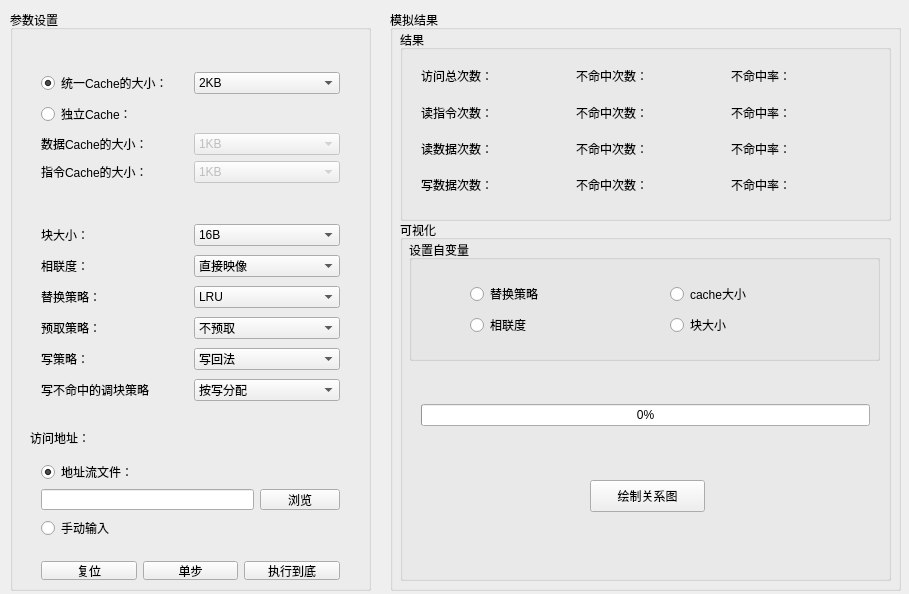
<?xml version="1.0" encoding="UTF-8"?>
<ui version="4.0">
 <class>Widget</class>
 <widget class="QWidget" name="Widget">
  <property name="geometry">
   <rect>
    <x>0</x>
    <y>0</y>
    <width>909</width>
    <height>594</height>
   </rect>
  </property>
  <property name="windowTitle">
   <string>Widget</string>
  </property>
  <widget class="QGroupBox" name="groupBox">
   <property name="geometry">
    <rect>
     <x>10</x>
     <y>10</y>
     <width>361</width>
     <height>581</height>
    </rect>
   </property>
   <property name="title">
    <string>参数设置</string>
   </property>
   <widget class="QWidget" name="verticalLayoutWidget_5">
    <property name="geometry">
     <rect>
      <x>20</x>
      <y>440</y>
      <width>321</width>
      <height>101</height>
     </rect>
    </property>
    <layout class="QVBoxLayout" name="verticalLayout_6">
     <item>
      <layout class="QVBoxLayout" name="verticalLayout_5">
       <item>
        <widget class="QRadioButton" name="addressFile">
         <property name="text">
          <string>地址流文件：</string>
         </property>
         <property name="checked">
          <bool>true</bool>
         </property>
        </widget>
       </item>
       <item>
        <layout class="QHBoxLayout" name="horizontalLayout_16">
         <item>
          <widget class="QLineEdit" name="lineEdit">
           <property name="readOnly">
            <bool>true</bool>
           </property>
          </widget>
         </item>
         <item>
          <widget class="QPushButton" name="fileButton">
           <property name="text">
            <string>浏览</string>
           </property>
          </widget>
         </item>
        </layout>
       </item>
      </layout>
     </item>
     <item>
      <widget class="QRadioButton" name="radioButton_5">
       <property name="text">
        <string>手动输入</string>
       </property>
      </widget>
     </item>
    </layout>
   </widget>
   <widget class="QWidget" name="verticalLayoutWidget_2">
    <property name="geometry">
     <rect>
      <x>20</x>
      <y>50</y>
      <width>321</width>
      <height>134</height>
     </rect>
    </property>
    <layout class="QVBoxLayout" name="verticalLayout_3">
     <item>
      <layout class="QHBoxLayout" name="horizontalLayout_14">
       <item>
        <widget class="QRadioButton" name="cacheButton_1">
         <property name="text">
          <string>统一Cache的大小：</string>
         </property>
         <property name="checked">
          <bool>true</bool>
         </property>
        </widget>
       </item>
       <item>
        <widget class="QComboBox" name="cacheSize1">
         <property name="currentText">
          <string>2KB</string>
         </property>
         <item>
          <property name="text">
           <string>2KB</string>
          </property>
         </item>
         <item>
          <property name="text">
           <string>4KB</string>
          </property>
         </item>
         <item>
          <property name="text">
           <string>8KB</string>
          </property>
         </item>
         <item>
          <property name="text">
           <string>16KB</string>
          </property>
         </item>
         <item>
          <property name="text">
           <string>32KB</string>
          </property>
         </item>
         <item>
          <property name="text">
           <string>64KB</string>
          </property>
         </item>
         <item>
          <property name="text">
           <string>128KB</string>
          </property>
         </item>
         <item>
          <property name="text">
           <string>256KB</string>
          </property>
         </item>
         <item>
          <property name="text">
           <string>512KB</string>
          </property>
         </item>
         <item>
          <property name="text">
           <string>1MB</string>
          </property>
         </item>
        </widget>
       </item>
      </layout>
     </item>
     <item>
      <layout class="QVBoxLayout" name="verticalLayout_4">
       <item>
        <layout class="QHBoxLayout" name="horizontalLayout_12">
         <item>
          <widget class="QRadioButton" name="cacheButton_2">
           <property name="text">
            <string>独立Cache：</string>
           </property>
          </widget>
         </item>
         <item>
          <widget class="QLabel" name="label_11">
           <property name="text">
            <string/>
           </property>
          </widget>
         </item>
        </layout>
       </item>
       <item>
        <layout class="QHBoxLayout" name="horizontalLayout_15">
         <item>
          <widget class="QLabel" name="label_13">
           <property name="text">
            <string>数据Cache的大小：</string>
           </property>
          </widget>
         </item>
         <item>
          <widget class="QComboBox" name="cacheSize2">
           <property name="enabled">
            <bool>false</bool>
           </property>
           <property name="editable">
            <bool>false</bool>
           </property>
           <property name="currentText">
            <string>1KB</string>
           </property>
           <property name="duplicatesEnabled">
            <bool>false</bool>
           </property>
           <item>
            <property name="text">
             <string>1KB</string>
            </property>
           </item>
           <item>
            <property name="text">
             <string>2KB</string>
            </property>
           </item>
           <item>
            <property name="text">
             <string>4KB</string>
            </property>
           </item>
           <item>
            <property name="text">
             <string>8KB</string>
            </property>
           </item>
           <item>
            <property name="text">
             <string>16KB</string>
            </property>
           </item>
           <item>
            <property name="text">
             <string>32KB</string>
            </property>
           </item>
           <item>
            <property name="text">
             <string>64KB</string>
            </property>
           </item>
           <item>
            <property name="text">
             <string>128KB</string>
            </property>
           </item>
           <item>
            <property name="text">
             <string>256KB</string>
            </property>
           </item>
           <item>
            <property name="text">
             <string>512KB</string>
            </property>
           </item>
          </widget>
         </item>
        </layout>
       </item>
       <item>
        <layout class="QHBoxLayout" name="horizontalLayout_13">
         <item>
          <widget class="QLabel" name="label_12">
           <property name="text">
            <string>指令Cache的大小：</string>
           </property>
          </widget>
         </item>
         <item>
          <widget class="QComboBox" name="cacheSize3">
           <property name="enabled">
            <bool>false</bool>
           </property>
           <property name="editable">
            <bool>false</bool>
           </property>
           <property name="currentText">
            <string>1KB</string>
           </property>
           <property name="duplicatesEnabled">
            <bool>false</bool>
           </property>
           <item>
            <property name="text">
             <string>1KB</string>
            </property>
           </item>
           <item>
            <property name="text">
             <string>2KB</string>
            </property>
           </item>
           <item>
            <property name="text">
             <string>4KB</string>
            </property>
           </item>
           <item>
            <property name="text">
             <string>8KB</string>
            </property>
           </item>
           <item>
            <property name="text">
             <string>16KB</string>
            </property>
           </item>
           <item>
            <property name="text">
             <string>32KB</string>
            </property>
           </item>
           <item>
            <property name="text">
             <string>64KB</string>
            </property>
           </item>
           <item>
            <property name="text">
             <string>128KB</string>
            </property>
           </item>
           <item>
            <property name="text">
             <string>256KB</string>
            </property>
           </item>
           <item>
            <property name="text">
             <string>512KB</string>
            </property>
           </item>
          </widget>
         </item>
        </layout>
       </item>
      </layout>
     </item>
    </layout>
   </widget>
   <widget class="QLabel" name="label_14">
    <property name="geometry">
     <rect>
      <x>20</x>
      <y>420</y>
      <width>71</width>
      <height>16</height>
     </rect>
    </property>
    <property name="text">
     <string>访问地址：</string>
    </property>
   </widget>
   <widget class="QWidget" name="verticalLayoutWidget">
    <property name="geometry">
     <rect>
      <x>20</x>
      <y>200</y>
      <width>321</width>
      <height>208</height>
     </rect>
    </property>
    <layout class="QVBoxLayout" name="verticalLayout">
     <item>
      <layout class="QHBoxLayout" name="horizontalLayout_10">
       <item>
        <widget class="QLabel" name="label_9">
         <property name="text">
          <string>块大小：</string>
         </property>
        </widget>
       </item>
       <item>
        <widget class="QComboBox" name="blockSize">
         <property name="currentText">
          <string>16B</string>
         </property>
         <item>
          <property name="text">
           <string>16B</string>
          </property>
         </item>
         <item>
          <property name="text">
           <string>32B</string>
          </property>
         </item>
         <item>
          <property name="text">
           <string>64B</string>
          </property>
         </item>
         <item>
          <property name="text">
           <string>128B</string>
          </property>
         </item>
         <item>
          <property name="text">
           <string>256B</string>
          </property>
         </item>
        </widget>
       </item>
      </layout>
     </item>
     <item>
      <layout class="QHBoxLayout" name="horizontalLayout_9">
       <item>
        <widget class="QLabel" name="label_8">
         <property name="text">
          <string>相联度：</string>
         </property>
        </widget>
       </item>
       <item>
        <widget class="QComboBox" name="xLD">
         <item>
          <property name="text">
           <string>直接映像</string>
          </property>
         </item>
         <item>
          <property name="text">
           <string>2路</string>
          </property>
         </item>
         <item>
          <property name="text">
           <string>4路</string>
          </property>
         </item>
         <item>
          <property name="text">
           <string>8路</string>
          </property>
         </item>
         <item>
          <property name="text">
           <string>16路</string>
          </property>
         </item>
         <item>
          <property name="text">
           <string>32路</string>
          </property>
         </item>
        </widget>
       </item>
      </layout>
     </item>
     <item>
      <layout class="QHBoxLayout" name="horizontalLayout_6">
       <item>
        <widget class="QLabel" name="label_6">
         <property name="text">
          <string>替换策略：</string>
         </property>
        </widget>
       </item>
       <item>
        <widget class="QComboBox" name="tHCL">
         <item>
          <property name="text">
           <string>LRU</string>
          </property>
         </item>
         <item>
          <property name="text">
           <string>FIFO</string>
          </property>
         </item>
         <item>
          <property name="text">
           <string>RAND</string>
          </property>
         </item>
        </widget>
       </item>
      </layout>
     </item>
     <item>
      <layout class="QHBoxLayout" name="horizontalLayout_11">
       <item>
        <widget class="QLabel" name="label_10">
         <property name="text">
          <string>预取策略：</string>
         </property>
        </widget>
       </item>
       <item>
        <widget class="QComboBox" name="yQCL">
         <item>
          <property name="text">
           <string>不预取</string>
          </property>
         </item>
         <item>
          <property name="text">
           <string>不命中预取</string>
          </property>
         </item>
        </widget>
       </item>
      </layout>
     </item>
     <item>
      <layout class="QHBoxLayout" name="horizontalLayout_8">
       <item>
        <widget class="QLabel" name="label_7">
         <property name="text">
          <string>写策略：</string>
         </property>
        </widget>
       </item>
       <item>
        <widget class="QComboBox" name="xCL">
         <item>
          <property name="text">
           <string>写回法</string>
          </property>
         </item>
         <item>
          <property name="text">
           <string>写直达法</string>
          </property>
         </item>
        </widget>
       </item>
      </layout>
     </item>
     <item>
      <layout class="QHBoxLayout" name="horizontalLayout">
       <item>
        <widget class="QLabel" name="label">
         <property name="text">
          <string>写不命中的调块策略</string>
         </property>
        </widget>
       </item>
       <item>
        <widget class="QComboBox" name="dKCL">
         <item>
          <property name="text">
           <string>按写分配</string>
          </property>
         </item>
         <item>
          <property name="text">
           <string>不按写分配</string>
          </property>
         </item>
        </widget>
       </item>
      </layout>
     </item>
    </layout>
   </widget>
   <widget class="QWidget" name="horizontalLayoutWidget_12">
    <property name="geometry">
     <rect>
      <x>20</x>
      <y>540</y>
      <width>321</width>
      <height>41</height>
     </rect>
    </property>
    <layout class="QHBoxLayout" name="horizontalLayout_17">
     <item>
      <widget class="QPushButton" name="resetButton">
       <property name="text">
        <string>复位</string>
       </property>
      </widget>
     </item>
     <item>
      <widget class="QPushButton" name="singleButton">
       <property name="text">
        <string>单步</string>
       </property>
      </widget>
     </item>
     <item>
      <widget class="QPushButton" name="alongButton">
       <property name="text">
        <string>执行到底</string>
       </property>
      </widget>
     </item>
    </layout>
   </widget>
  </widget>
  <widget class="QGroupBox" name="groupBox_2">
   <property name="geometry">
    <rect>
     <x>390</x>
     <y>10</y>
     <width>511</width>
     <height>581</height>
    </rect>
   </property>
   <property name="title">
    <string>模拟结果</string>
   </property>
   <widget class="QGroupBox" name="groupBox_3">
    <property name="geometry">
     <rect>
      <x>10</x>
      <y>20</y>
      <width>491</width>
      <height>191</height>
     </rect>
    </property>
    <property name="title">
     <string>结果</string>
    </property>
    <widget class="QWidget" name="verticalLayoutWidget_6">
     <property name="geometry">
      <rect>
       <x>10</x>
       <y>20</y>
       <width>481</width>
       <height>161</height>
      </rect>
     </property>
     <layout class="QVBoxLayout" name="verticalLayout_8">
      <item>
       <layout class="QHBoxLayout" name="horizontalLayout_18">
        <item>
         <widget class="QLabel" name="sumLabel">
          <property name="text">
           <string>访问总次数：</string>
          </property>
         </widget>
        </item>
        <item>
         <widget class="QLabel" name="missLabel">
          <property name="text">
           <string>不命中次数：</string>
          </property>
         </widget>
        </item>
        <item>
         <widget class="QLabel" name="missRate">
          <property name="text">
           <string>不命中率：</string>
          </property>
         </widget>
        </item>
       </layout>
      </item>
      <item>
       <layout class="QHBoxLayout" name="horizontalLayout_19">
        <item>
         <widget class="QLabel" name="insSumLabel">
          <property name="text">
           <string>读指令次数：</string>
          </property>
         </widget>
        </item>
        <item>
         <widget class="QLabel" name="insMissLabel">
          <property name="text">
           <string>不命中次数：</string>
          </property>
         </widget>
        </item>
        <item>
         <widget class="QLabel" name="insMissRate">
          <property name="text">
           <string>不命中率：</string>
          </property>
         </widget>
        </item>
       </layout>
      </item>
      <item>
       <layout class="QHBoxLayout" name="horizontalLayout_20">
        <item>
         <widget class="QLabel" name="rdataSumLabel">
          <property name="text">
           <string>读数据次数：</string>
          </property>
         </widget>
        </item>
        <item>
         <widget class="QLabel" name="rdataMissLabel">
          <property name="text">
           <string>不命中次数：</string>
          </property>
         </widget>
        </item>
        <item>
         <widget class="QLabel" name="rdataMissRate">
          <property name="text">
           <string>不命中率：</string>
          </property>
         </widget>
        </item>
       </layout>
      </item>
      <item>
       <layout class="QHBoxLayout" name="horizontalLayout_21">
        <item>
         <widget class="QLabel" name="wdataSumLabel">
          <property name="text">
           <string>写数据次数：</string>
          </property>
         </widget>
        </item>
        <item>
         <widget class="QLabel" name="wdataMissLabel">
          <property name="text">
           <string>不命中次数：</string>
          </property>
         </widget>
        </item>
        <item>
         <widget class="QLabel" name="wdataMissRate">
          <property name="text">
           <string>不命中率：</string>
          </property>
         </widget>
        </item>
       </layout>
      </item>
     </layout>
    </widget>
   </widget>
   <widget class="QGroupBox" name="groupBox_4">
    <property name="geometry">
     <rect>
      <x>10</x>
      <y>210</y>
      <width>491</width>
      <height>361</height>
     </rect>
    </property>
    <property name="title">
     <string>可视化</string>
    </property>
    <widget class="QPushButton" name="pushButton">
     <property name="geometry">
      <rect>
       <x>190</x>
       <y>260</y>
       <width>115</width>
       <height>32</height>
      </rect>
     </property>
     <property name="text">
      <string>绘制关系图</string>
     </property>
    </widget>
    <widget class="QGroupBox" name="groupBox_5">
     <property name="geometry">
      <rect>
       <x>9</x>
       <y>20</y>
       <width>471</width>
       <height>121</height>
      </rect>
     </property>
     <property name="title">
      <string>设置自变量</string>
     </property>
     <widget class="QWidget" name="verticalLayoutWidget_3">
      <property name="geometry">
       <rect>
        <x>50</x>
        <y>30</y>
        <width>160</width>
        <height>80</height>
       </rect>
      </property>
      <layout class="QVBoxLayout" name="verticalLayout_2">
       <item>
        <widget class="QRadioButton" name="radioButton">
         <property name="text">
          <string>替换策略</string>
         </property>
        </widget>
       </item>
       <item>
        <widget class="QRadioButton" name="radioButton_2">
         <property name="text">
          <string>相联度</string>
         </property>
        </widget>
       </item>
      </layout>
     </widget>
     <widget class="QWidget" name="verticalLayoutWidget_7">
      <property name="geometry">
       <rect>
        <x>250</x>
        <y>30</y>
        <width>160</width>
        <height>80</height>
       </rect>
      </property>
      <layout class="QVBoxLayout" name="verticalLayout_9">
       <item>
        <widget class="QRadioButton" name="radioButton_3">
         <property name="text">
          <string>cache大小</string>
         </property>
        </widget>
       </item>
       <item>
        <widget class="QRadioButton" name="radioButton_4">
         <property name="text">
          <string>块大小</string>
         </property>
        </widget>
       </item>
      </layout>
     </widget>
    </widget>
    <widget class="QWidget" name="verticalLayoutWidget_4">
     <property name="geometry">
      <rect>
       <x>10</x>
       <y>150</y>
       <width>471</width>
       <height>91</height>
      </rect>
     </property>
     <layout class="QVBoxLayout" name="verticalLayout_7">
      <item>
       <widget class="QProgressBar" name="progressBar">
        <property name="value">
         <number>0</number>
        </property>
       </widget>
      </item>
     </layout>
    </widget>
   </widget>
  </widget>
 </widget>
 <layoutdefault spacing="6" margin="11"/>
 <resources/>
 <connections/>
</ui>
